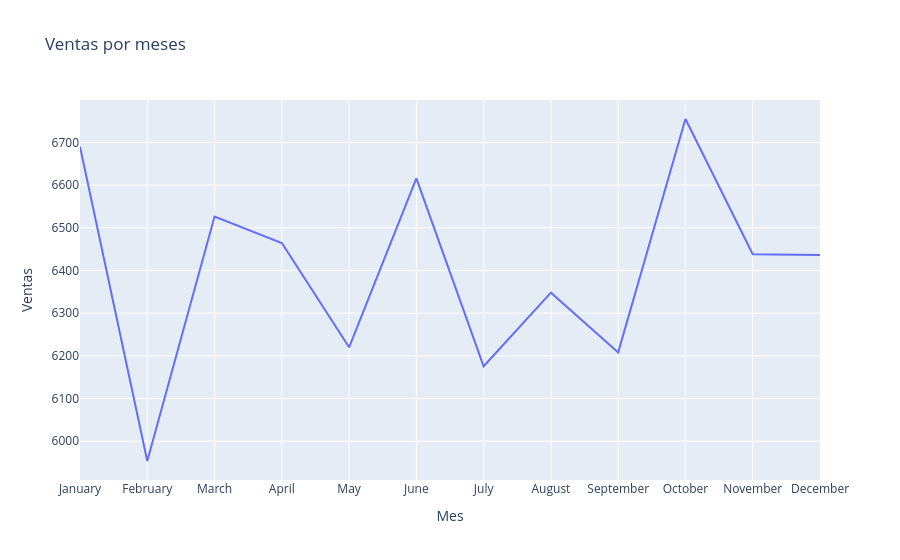

Write notebook code for a chart like this one.
### Code cell
# Tendencia en el tiempo por mes
order = [ "January", "February", "March", "April", "May", "June", "July", "August", "September", "October", "November", "December"]
df["Month"] = pd.Categorical(df["Month"], categories=order, ordered=True)
daily_sales = df.groupby("Month", as_index=False)["Total Spent"].sum()
daily_sales = daily_sales.rename(columns={
    "Month": "Mes",
    "Total Spent": "Ventas"
})
fig = px.line(daily_sales, x="Mes", y="Ventas", title="Ventas por meses")
fig.show()

### Figure 1 — Plotly figure (JSON) as saved in the notebook; plotly's stock layout.template omitted (floating-point values rounded to 4 significant figures)
{"data": [{"hovertemplate": "Mes=%{x}<br>Ventas=%{y}<extra></extra>", "legendgroup": "", "line": {"color": "#636efa", "dash": "solid"}, "marker": {"symbol": "circle"}, "mode": "lines", "name": "", "orientation": "v", "showlegend": false, "type": "scatter", "x": ["January", "February", "March", "April", "May", "June", "July", "August", "September", "October", "November", "December"], "xaxis": "x", "y": [6690.0, 5954.0, 6526.0, 6464.0, 6220.0, 6616.0, 6176.0, 6348.0, 6208.0, 6755.0, 6438.0, 6436.0], "yaxis": "y"}], "layout": {"legend": {"tracegroupgap": 0}, "title": {"text": "Ventas por meses"}, "xaxis": {"anchor": "y", "domain": [0, 1], "title": {"text": "Mes"}}, "yaxis": {"anchor": "x", "domain": [0, 1], "title": {"text": "Ventas"}}}}
